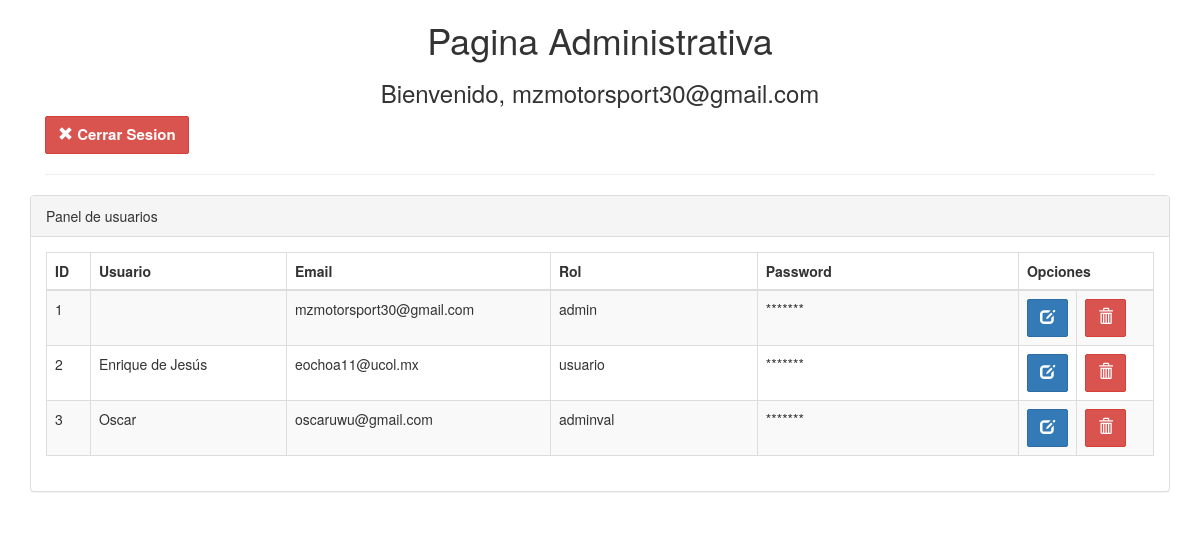
The app's page /admin/admin_portada.php (signed in), older data.
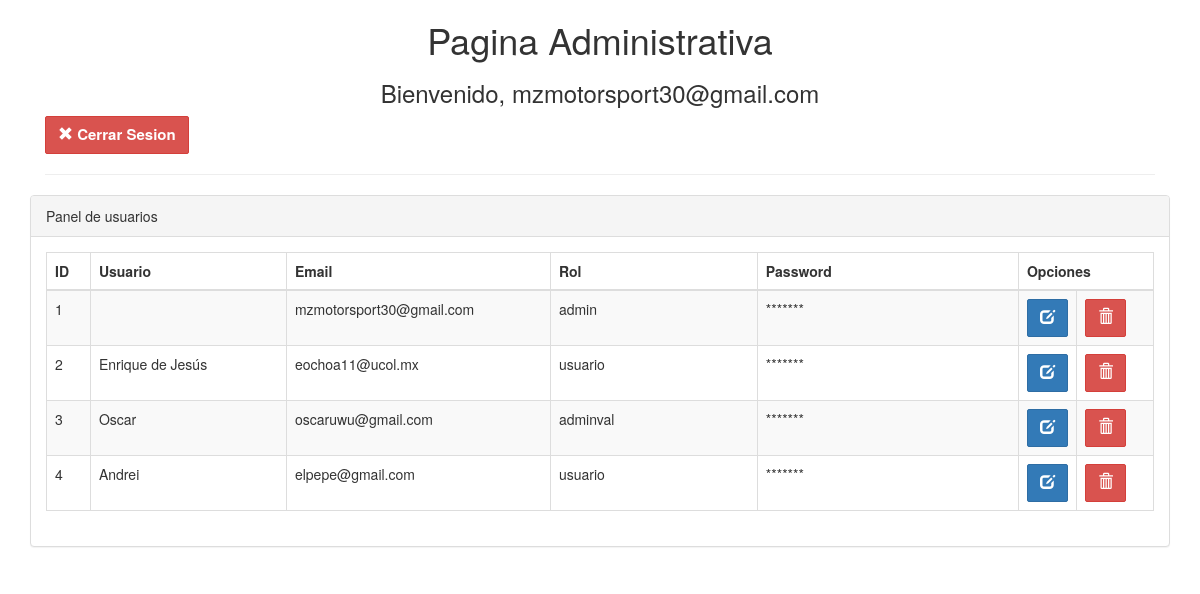
The same page, newer data.
### tables this page shows
CREATE TABLE `usuarios` (
  `id` int(11) NOT NULL,
  `username` varchar(40) NOT NULL,
  `nombre` varchar(50) NOT NULL,
  `apellidos` varchar(50) NOT NULL,
  `email` varchar(40) NOT NULL,
  `contacto` varchar(15) NOT NULL,
  `pwd` varchar(150) NOT NULL,
  `role` varchar(15) NOT NULL
);

### admin/admin_portada.php (the view, shortened to what this page needs)
<!DOCTYPE html>
<html>
<head>
<link rel="stylesheet" href="../bootstrap/css/bootstrap.min.css">
</head>
	<body>
	<div class="wrapper">
	<div class="container">
		<div class="col-lg-12">
			<center>
				<h1>Pagina Administrativa</h1>
				<h3>
				<?php
				if(isset($_SESSION['admin_login']))
				{
				?>
					Bienvenido,
				<?php
						echo $_SESSION['admin_login'];
				}
				?>
				</h3>
			</center>
			<a href="../cerrar_sesion.php"><button class="btn btn-danger text-left"><span class="glyphicon glyphicon-remove" aria-hidden="true"></span> Cerrar Sesion</button></a>
            <hr>
		</div>
		<br><br><br>
		<div class="row">
                <div class="col-lg-12">
                    <div class="panel panel-default">
                        <div class="panel-heading">
                            Panel de usuarios
                        </div>
                        <div class="panel-body">
                            <div class="table-responsive">
                                <table class="table table-striped table-bordered table-hover">
                                    <thead>
                                        <tr>
                                            <th width="4%">ID</th>
                                            <th width="18%">Usuario</th>
                                            <th width="24%">Email</th>
                                            <th width="19%">Rol</th>
                                            <th width="24%">Password</th>
											<th colspan="2">Opciones</th>
                                        </tr>
                                    </thead>
                                    <tbody>
									<?php
									require_once '../DBconect.php';
									$select_stmt=$db->prepare("SELECT id,nombre,email,role FROM usuarios");
									$select_stmt->execute();
									while($row=$select_stmt->fetch(PDO::FETCH_ASSOC))
									{
									?>
                                        <tr>
                                            <td><?php echo $row["id"]; ?></td>
                                            <td><?php echo $row["nombre"]; ?></td>
                                            <td><?php echo $row["email"]; ?></td>
                                            <td><?php echo $row["role"]; ?></td>
                                            <td>*******</td>
											<td width="4%"><button class="btn btn-primary"><span class="glyphicon glyphicon-edit" aria-hidden="true"></span></button></td>
											<td width="7%"><button class="btn btn-danger"><span class="glyphicon glyphicon-trash" aria-hidden="true"></span></button></td>
                                        </tr>
									<?php
									}
									?>
                                    </tbody>
                                </table>
                            </div>
                        </div>
                    </div>
                </div>
	</div>
	</div>
	</body>
</html>

Row changes from the older to the newer data that the page shows:
added usuarios: id "4", nombre "Andrei", email "elpepe@gmail.com", role "usuario"
